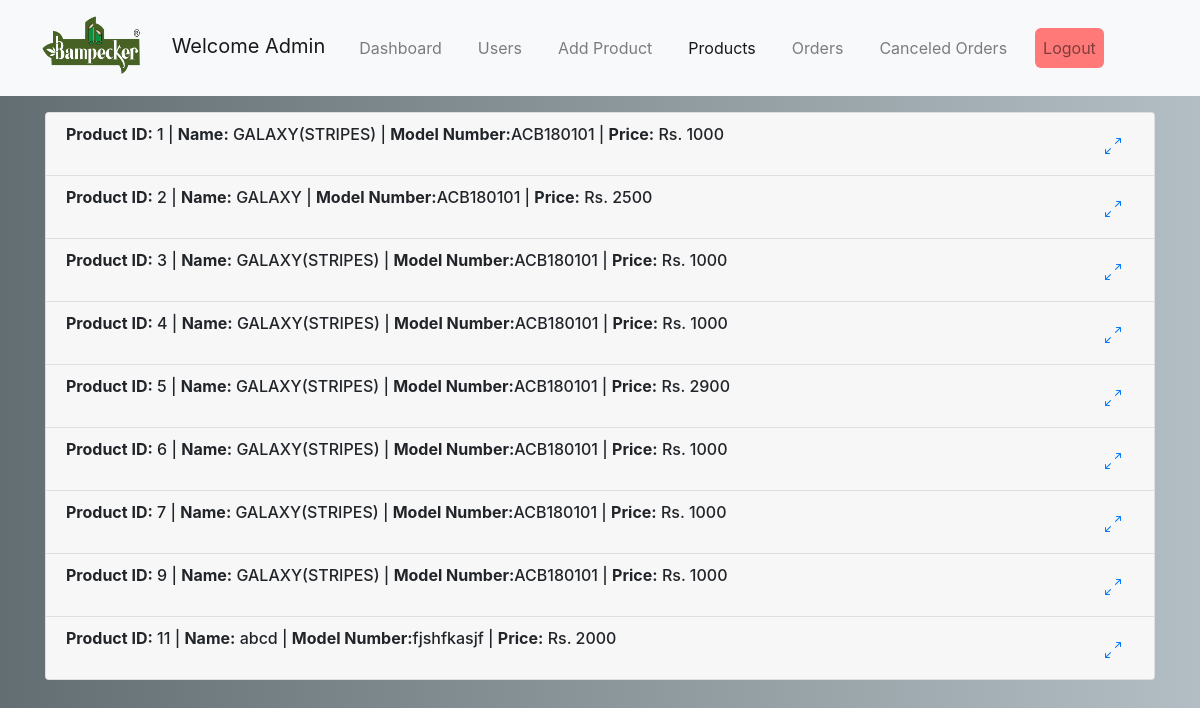
The app's page /admin-panel/products.php (signed in) with its own data.
### tables this page shows
CREATE TABLE `products_tbl` (
  `id` int(11) NOT NULL,
  `name` varchar(50) NOT NULL,
  `image` varchar(50) NOT NULL,
  `price` float NOT NULL,
  `type` varchar(50) NOT NULL,
  `modal_no` varchar(50) NOT NULL,
  `length` varchar(50) NOT NULL,
  `diameter` varchar(50) NOT NULL,
  `description` varchar(1000) NOT NULL
);

### admin-panel/products.php (the view, shortened to what this page needs)
<?php include '../common/connect.php'; ?>
<!DOCTYPE html>
<html>
<head>
  <link rel="stylesheet" href="https://stackpath.bootstrapcdn.com/bootstrap/4.4.1/css/bootstrap.min.css">
  <link rel="stylesheet" type="text/css" href="css/orders.css">
</head>
<body>
<?php
    include 'navbar.php';
?>
<div class="container mt-3">
  <div class="accordion" id="accordionExample">
    <?php
      $product = mysqli_query($conn,"SELECT * FROM `products_tbl`");
      $counter = 1;
      while( $row = mysqli_fetch_assoc($product) ){
    ?>
      <div class="card">
        <div class="card-header">
          <div class="row mb-0">
            <div class="col-10 col-sm-10">
              <h6> <b>Product ID:</b> <?php echo $row['id']; ?> | <b>Name:</b> <?php echo $row['name']; ?> | <b>Model Number:</b><?php echo $row['modal_no']; ?> | <b>Price:</b>  Rs. <?php echo $row['price']; ?></h6>
            </div>
            <div class="col-2 col-sm-2">
              <button class="btn btn-link btn-block text-right" type="button" data-toggle="collapse" data-target="#collapse<?php echo $counter; ?>" aria-expanded="true" aria-controls="collapse<?php echo $counter; ?>">
            </button>
            </div>
          </div>
        </div>
      </div>
      <?php
        $counter++;
        }
      ?>
</div>
</div>
</body>
</html>

### admin-panel/css/orders.css (style rules this page uses)
:root { --input-padding-x: 1.5rem; --input-padding-y: .75rem; }
body { background: #007bff; background: linear-gradient(to right, #636e72, #b2bec3); }
.accordion .card button { float: right; }

### admin-panel/products.php (style rules this page uses)
.accordion .card button { float: none; }

### records on screen
products_tbl: id "1", name "GALAXY(STRIPES)", modal_no "ACB180101", price "1000"
products_tbl: id "2", name "GALAXY", modal_no "ACB180101", price "2500"
products_tbl: id "3", name "GALAXY(STRIPES)", modal_no "ACB180101", price "1000"
products_tbl: id "4", name "GALAXY(STRIPES)", modal_no "ACB180101", price "1000"
products_tbl: id "5", name "GALAXY(STRIPES)", modal_no "ACB180101", price "2900"
products_tbl: id "6", name "GALAXY(STRIPES)", modal_no "ACB180101", price "1000"
products_tbl: id "7", name "GALAXY(STRIPES)", modal_no "ACB180101", price "1000"
products_tbl: id "9", name "GALAXY(STRIPES)", modal_no "ACB180101", price "1000"
products_tbl: id "11", name "abcd", modal_no "fjshfkasjf", price "2000"
